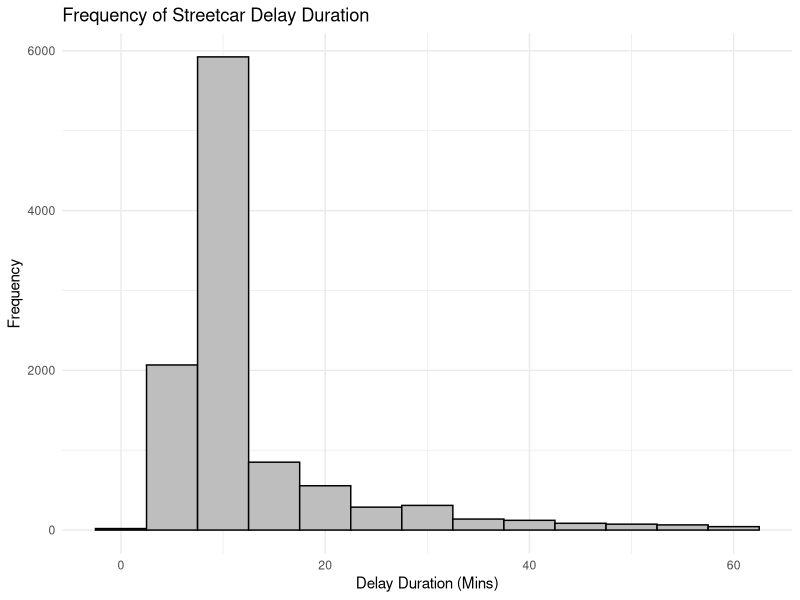
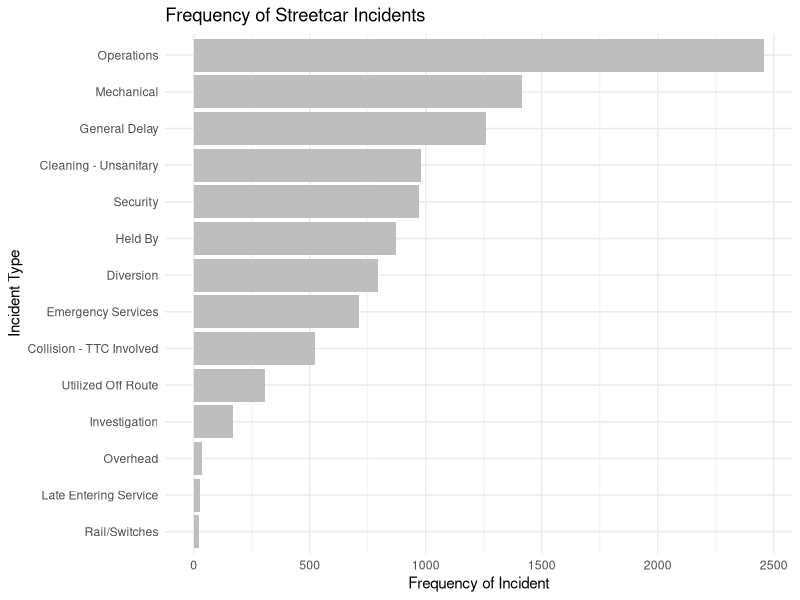
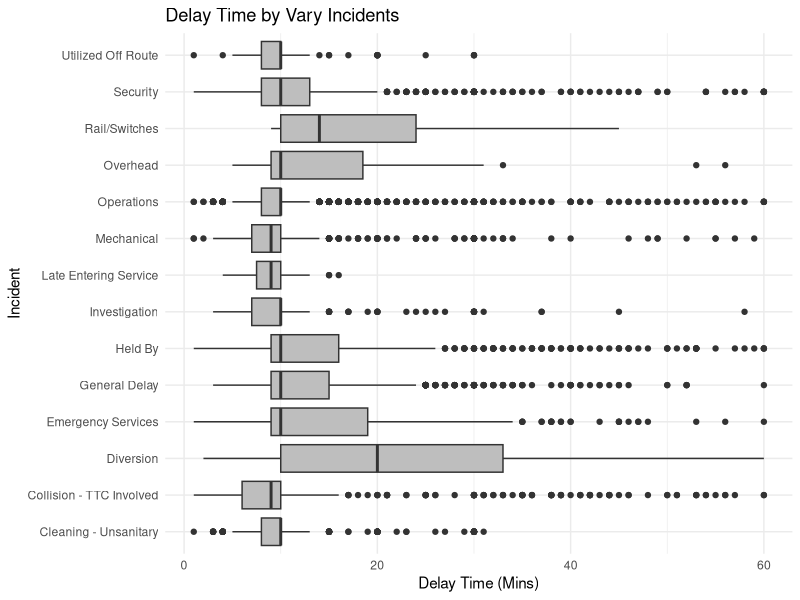
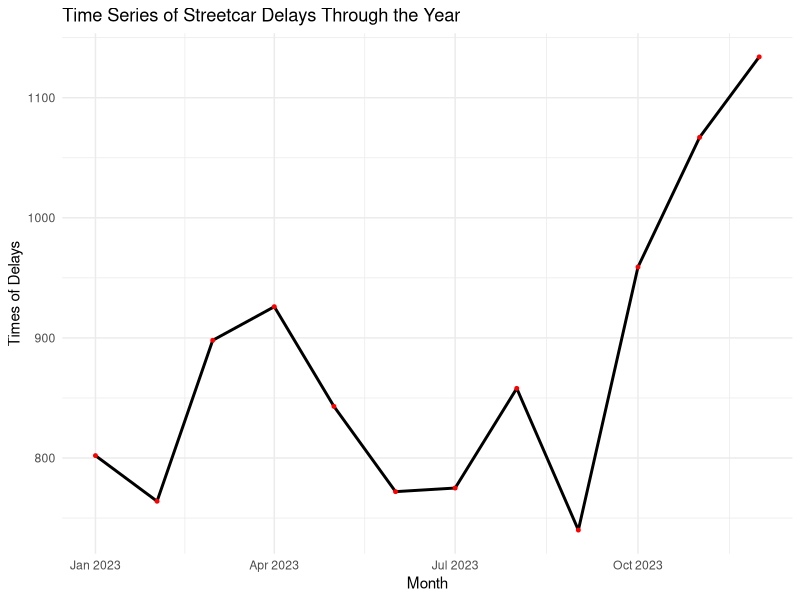

Here is the R script that generated these plots, in order:
## ---- chunk 1
#| include: false
#| warning: false
#| message: false

library(tidyverse)
library(knitr)
## ---- chunk 2
#| include: false
#| warning: false
#| message: false
# Read data
cleaned_data <- read_csv('cleaned_data.csv')
## ---- chunk 3
#| eveal: true
#| label: fig-1
#| fig-cap: "Distribution of streetcar's delay time frequency"
#| echo: false
#| warning: false
#| message: false
#| layout-ncol: 1

ggplot(cleaned_data, aes(x = `Min Delay`)) +
  geom_histogram(binwidth = 5, fill = "grey", color = "black") +
  labs(title = "Frequency of Streetcar Delay Duration",
       x = "Delay Duration (Mins)", y = "Frequency") +
  theme_minimal()
## ---- chunk 4
#| eval: true
#| label: fig-2
#| fig-cap: "Frequecy of incidents and incidents causing delay time"
#| echo: false
#| warning: false
#| message: false
#| layout-ncol: 2

incidents <- cleaned_data %>%
  count(Incident, sort = TRUE)
ggplot(incidents, aes(x = reorder(Incident, n), y = n)) +
  geom_bar(stat = "identity", fill = "grey") +
  labs(title = "Frequency of Streetcar Incidents",
       x = "Incident Type", y = "Frequency of Incident") +
  theme_minimal() +
  coord_flip()

ggplot(cleaned_data, aes(x = Incident, y = `Min Delay`)) +
  geom_boxplot(fill = "grey") +
  labs(title = "Delay Time by Vary Incidents",
       x = "Incident", y = "Delay Time (Mins)") +
  theme_minimal() +
  coord_flip()
## ---- chunk 5
#| eveal: true
#| label: fig-3
#| fig-cap: "Trend of delay times by month"
#| echo: false
#| warning: false
#| message: false

monthly_delay <- cleaned_data %>%
  mutate(Month = floor_date(Date, "month")) %>%
  group_by(Month) %>%
  summarize(Delay_Count = n())

ggplot(monthly_delay, aes(x = Month, y = Delay_Count)) +
  geom_line(color = "black", linewidth = 1) +
  geom_point(color = "red", size = 1) +
  labs(title = "Time Series of Streetcar Delays Through the Year",
       x = "Month", y = "Times of Delays") +
  theme_minimal()
## ---- chunk 6
#| eval: true
#| label: fig-4
#| fig-cap: "Trend of delay times by month"
#| echo: false
#| warning: false
#| message: false

summary_table <- cleaned_data %>%
  group_by(Location) %>%
  summarise(Total_Delays = n()) %>%  
  arrange(desc(Total_Delays)) %>%
  slice(1:15)
kable(summary_table, caption = "Summary of Streetcar Delays by Location",
      col.names = c("Location", "Total Delays"))
